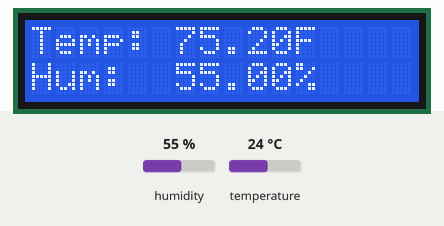
This sketch was run on a simulated Arduino Uno, built with avr-gcc and run on an emulated ATmega328P. Parts: 16×2 character LCD. The test bench sets the inputs (shaded band); at power-on: humidity 55 %, temperature 24 °C.

Above: at 2.6 s.
2.7 s: humidity set to 22 %
At 4.6 s:
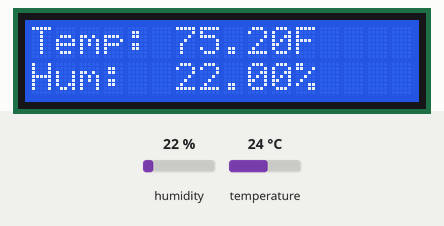
5.7 s: temperature set to 12 °C
At 6.7 s:
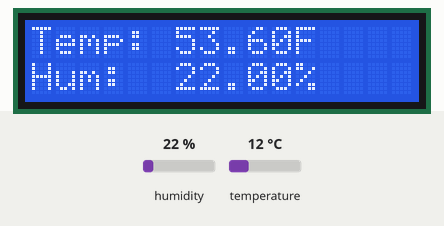
8.7 s: humidity set to 40 %
At 11.0 s:
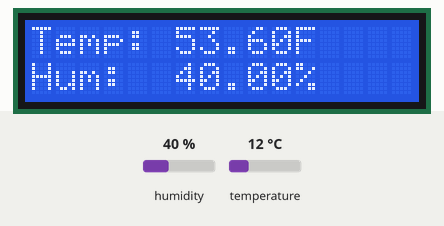
11.7 s: temperature set to 19 °C
At 13.2 s:
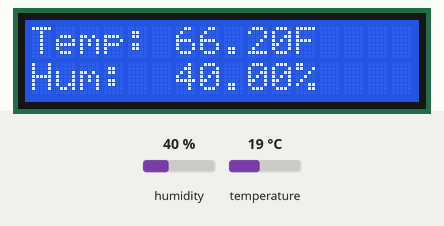
Timing chart, 0 to 14.7 s (numbered marks = the images above; inputs shaded):
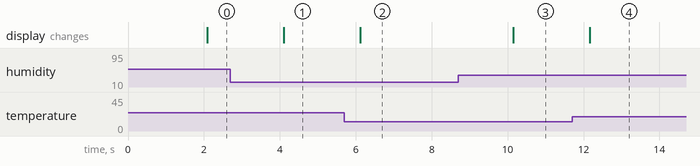

The sketch:

TempHumDHT22.pde
```cpp
// include the library code:
#include <LiquidCrystal.h>
#include <DHT22.h>

int tempPin = 2;

// Create instance
DHT22 myDHT22(tempPin);

// initialize the library with the numbers of the interface pins
LiquidCrystal lcd(7,8,9,10,11,12);

float tempF = 0.00;
float tempC = 0.00;

void setup()
{
  // set up the LCD's number of columns and rows:
  lcd.begin(16, 2);
  lcd.clear();
}

void loop()
{

  delay(2000);
  myDHT22.readData();

  lcd.home();
  lcd.print("Temp: ");
  tempC = myDHT22.getTemperatureC();
  tempF = (tempC * 9.0 / 5.0) + 32;
  lcd.print(tempF);
  lcd.print("F ");
  lcd.setCursor(0,1);
  lcd.print("Hum:  ");
  lcd.print(myDHT22.getHumidity());
  lcd.println("%");

}
```

Measured:
- after the input at 2.7 s, the display: changes after 1.4 s (image 1)
- after the input at 5.7 s, the display: changes after 0.42 s (image 2)
- after the input at 8.7 s, the display: changes after 1.4 s (image 3)
- after the input at 11.7 s, the display: changes after 0.47 s (image 4)
